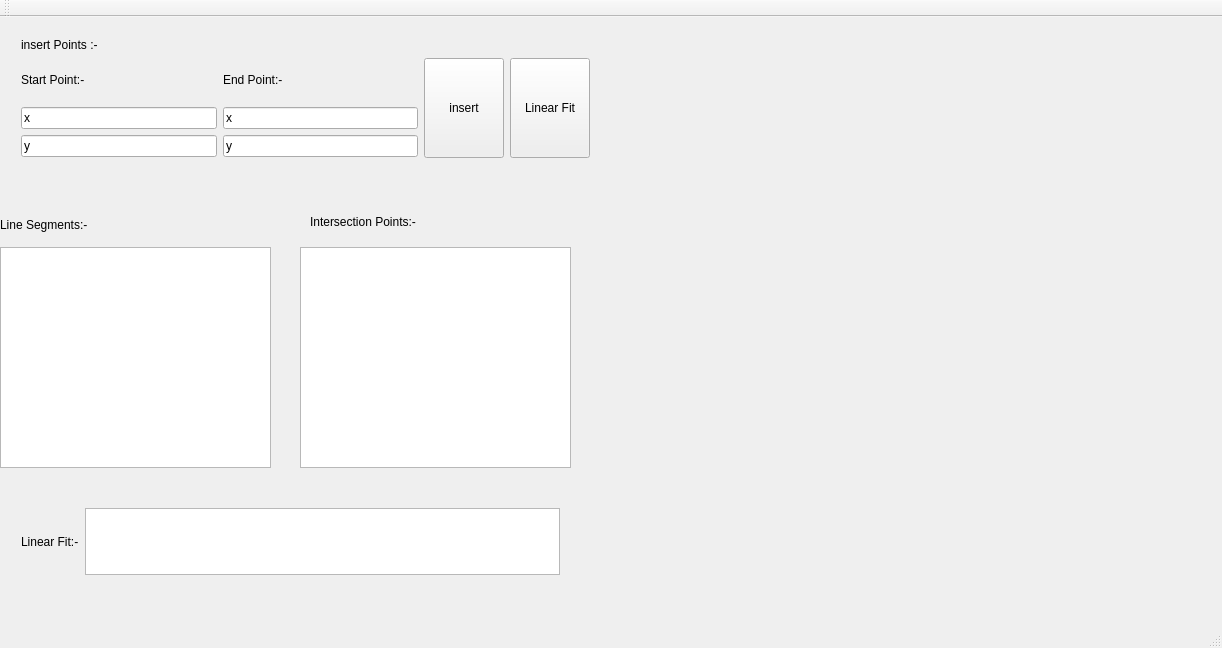
<?xml version="1.0" encoding="UTF-8"?>
<ui version="4.0">
 <class>MainWindow</class>
 <widget class="QMainWindow" name="MainWindow">
  <property name="geometry">
   <rect>
    <x>0</x>
    <y>0</y>
    <width>1222</width>
    <height>648</height>
   </rect>
  </property>
  <property name="windowTitle">
   <string>MainWindow</string>
  </property>
  <widget class="QWidget" name="centralWidget">
   <widget class="QCustomPlot" name="customPlot" native="true">
    <property name="geometry">
     <rect>
      <x>610</x>
      <y>10</y>
      <width>591</width>
      <height>551</height>
     </rect>
    </property>
   </widget>
   <widget class="QWidget" name="layoutWidget">
    <property name="geometry">
     <rect>
      <x>10</x>
      <y>10</y>
      <width>591</width>
      <height>141</height>
     </rect>
    </property>
    <layout class="QVBoxLayout" name="verticalLayout_5">
     <item>
      <widget class="QLabel" name="label">
       <property name="sizePolicy">
        <sizepolicy hsizetype="Preferred" vsizetype="Preferred">
         <horstretch>0</horstretch>
         <verstretch>0</verstretch>
        </sizepolicy>
       </property>
       <property name="text">
        <string>insert Points :-</string>
       </property>
      </widget>
     </item>
     <item>
      <layout class="QHBoxLayout" name="horizontalLayout_3">
       <item>
        <layout class="QVBoxLayout" name="verticalLayout_4">
         <item>
          <layout class="QHBoxLayout" name="horizontalLayout">
           <item>
            <layout class="QVBoxLayout" name="verticalLayout_1"/>
           </item>
           <item>
            <layout class="QVBoxLayout" name="verticalLayout_2">
             <item>
              <widget class="QLabel" name="label_2">
               <property name="text">
                <string>Start Point:-</string>
               </property>
              </widget>
             </item>
             <item>
              <widget class="QLineEdit" name="lineEdit_x1">
               <property name="text">
                <string>x</string>
               </property>
              </widget>
             </item>
             <item>
              <widget class="QLineEdit" name="lineEdit_y1">
               <property name="text">
                <string>y</string>
               </property>
              </widget>
             </item>
            </layout>
           </item>
           <item>
            <layout class="QVBoxLayout" name="verticalLayout_3">
             <item>
              <widget class="QLabel" name="label_4">
               <property name="text">
                <string>End Point:-</string>
               </property>
              </widget>
             </item>
             <item>
              <widget class="QLineEdit" name="lineEdit_x2">
               <property name="text">
                <string>x</string>
               </property>
              </widget>
             </item>
             <item>
              <widget class="QLineEdit" name="lineEdit_y2">
               <property name="text">
                <string>y</string>
               </property>
              </widget>
             </item>
            </layout>
           </item>
          </layout>
         </item>
        </layout>
       </item>
       <item>
        <widget class="QPushButton" name="pushButton">
         <property name="minimumSize">
          <size>
           <width>0</width>
           <height>100</height>
          </size>
         </property>
         <property name="text">
          <string>insert</string>
         </property>
        </widget>
       </item>
       <item>
        <widget class="QPushButton" name="pushButton_2">
         <property name="minimumSize">
          <size>
           <width>0</width>
           <height>100</height>
          </size>
         </property>
         <property name="text">
          <string>Linear Fit</string>
         </property>
        </widget>
       </item>
      </layout>
     </item>
    </layout>
   </widget>
   <widget class="QWidget" name="layoutWidget">
    <property name="geometry">
     <rect>
      <x>10</x>
      <y>480</y>
      <width>561</width>
      <height>89</height>
     </rect>
    </property>
    <layout class="QHBoxLayout" name="horizontalLayout_2">
     <item>
      <widget class="QLabel" name="label_3">
       <property name="text">
        <string>Linear Fit:-</string>
       </property>
      </widget>
     </item>
     <item>
      <widget class="QTextBrowser" name="textBrowser_3"/>
     </item>
    </layout>
   </widget>
   <widget class="QTextBrowser" name="textBrowser_1">
    <property name="geometry">
     <rect>
      <x>300</x>
      <y>230</y>
      <width>271</width>
      <height>221</height>
     </rect>
    </property>
   </widget>
   <widget class="QLabel" name="label_6">
    <property name="geometry">
     <rect>
      <x>0</x>
      <y>200</y>
      <width>256</width>
      <height>16</height>
     </rect>
    </property>
    <property name="text">
     <string>Line Segments:-</string>
    </property>
   </widget>
   <widget class="QTextBrowser" name="textBrowser_2">
    <property name="geometry">
     <rect>
      <x>0</x>
      <y>230</y>
      <width>271</width>
      <height>221</height>
     </rect>
    </property>
   </widget>
   <widget class="QLabel" name="label_5">
    <property name="geometry">
     <rect>
      <x>310</x>
      <y>180</y>
      <width>129</width>
      <height>49</height>
     </rect>
    </property>
    <property name="text">
     <string>Intersection Points:-</string>
    </property>
   </widget>
  </widget>
  <widget class="QMenuBar" name="menuBar">
   <property name="geometry">
    <rect>
     <x>0</x>
     <y>0</y>
     <width>1222</width>
     <height>26</height>
    </rect>
   </property>
  </widget>
  <widget class="QToolBar" name="mainToolBar">
   <attribute name="toolBarArea">
    <enum>TopToolBarArea</enum>
   </attribute>
   <attribute name="toolBarBreak">
    <bool>false</bool>
   </attribute>
  </widget>
  <widget class="QStatusBar" name="statusBar"/>
 </widget>
 <layoutdefault spacing="6" margin="11"/>
 <customwidgets>
  <customwidget>
   <class>QCustomPlot</class>
   <extends>QWidget</extends>
   <header>qcustomplot.h</header>
   <container>1</container>
  </customwidget>
 </customwidgets>
 <resources/>
 <connections/>
</ui>
